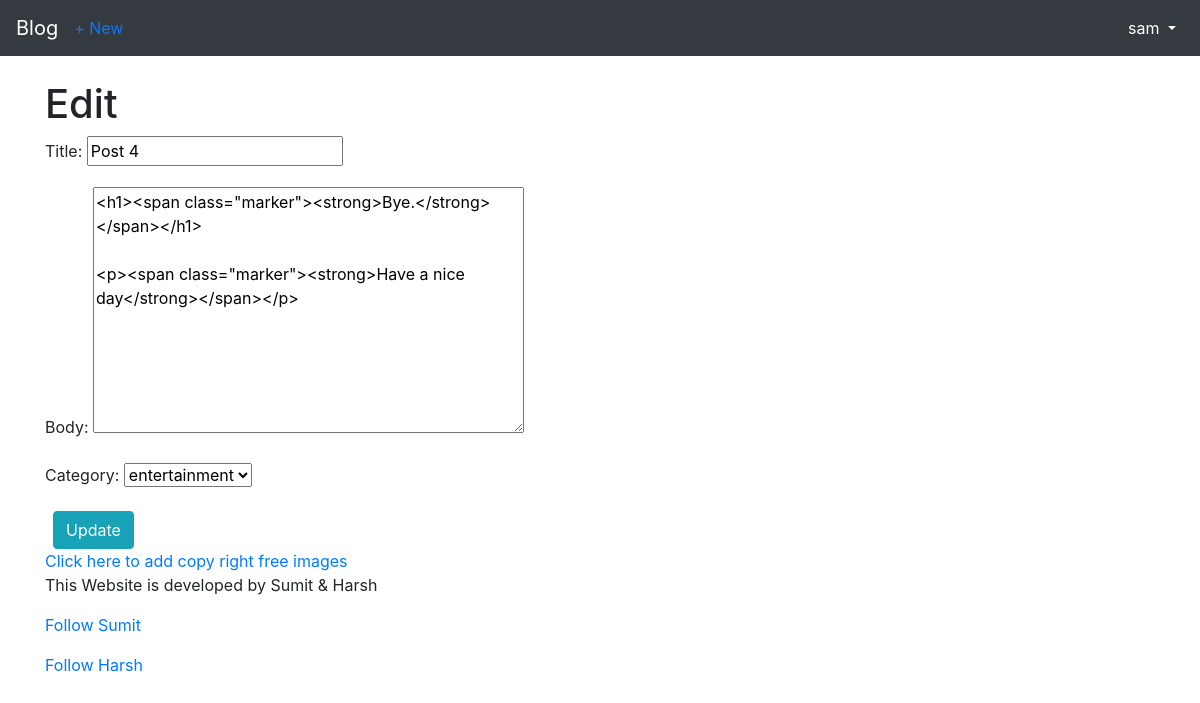
Page /articles/4/edit/ (signed in) on the committed database.
### users/models.py (models this page shows)
class CustomUser(AbstractUser):
    age = models.PositiveIntegerField(null = True,blank = True)

### articles/models.py (models this page shows, shortened)
class Article(models.Model):
    title = models.CharField(max_length=255)
    body = RichTextField(blank = True, null =True)
    date = models.DateTimeField(auto_now_add = True)
    author = models.ForeignKey(get_user_model(),on_delete=models.CASCADE,)
    likes = models.ManyToManyField(get_user_model(), related_name='article_articles')
    category = models.ForeignKey(Category, on_delete=models.CASCADE)

### articles/views.py (the view)
# urls.py: path('<int:pk>/edit/',ArticleUpdateView.as_view(),name = 'article_edit'),
class ArticleUpdateView(LoginRequiredMixin,UpdateView):
    model = Article
    fields = ('title','body','category',)
    template_name = 'article_edit.html'
    login_url = 'login'
    def dispatch(self, request, *args, **kwargs): # new
        obj = self.get_object()
        if obj.author != self.request.user:
            raise PermissionDenied
        return super().dispatch(request, *args, **kwargs)

### articles/models.py (called while the page is built)
    def __str__(self):
        return self.name

### templates/article_edit.html (shortened to what this page needs)
{% extends 'base.html' %}
{% block content %}
    <h1>Edit</h1>
    <form action="" method="post">
        {{ form.as_p }}
        <button class="btn btn-info ml-2" type="submit">Update</button>
    </form>
<a href="https://free-stock-images-182fb.web.app/">Click here to add copy right free images</a>
{% endblock content %}

### templates/base.html (shortened to what this page needs)
<!DOCTYPE html>
<html>
    <head>
        <link rel="stylesheet" href="https://stackpath.bootstrapcdn.com/bootstrap/4.5.0/css/bootstrap.min.css">
    </head>
    <body>
        <nav class="navbar navbar-expand-md navbar-dark bg-dark mb- ">
            <a class="navbar-brand" href="{% url 'home' %}">Blog</a>
            {% if user.is_authenticated %}
                <ul class="navbar-nav mr-auto">
                    <li class="nav-item"><a href="{% url 'article_new' %}">+ New</a></li>
                </ul>
            {% endif %}
            <div class="collapse navbar-collapse" id="navbarCollapse">
                {% if user.is_authenticated %}
                   <ul class="navbar-nav ml-auto">
                        <li class="nav-item active  ">
                            <a class="nav-link dropdown-toggle" href="#" id="userMenu"
                                data-toggle="dropdown" aria-haspopup="true"
                                aria-expanded="false">
                                {{ user.username }}
                            </a>
                            </li>
                            </ul>
                        {% endif %}
                    </div>
            </nav>
            <br />
        <div class="container">
        {% block content %}
        {% endblock content %}
        </div>
        <div>
            <footer class="container">
                <p>This Website is developed by Sumit & Harsh</p>
                <p><a href="https://github.com/Sumit112192" target="_blank">Follow Sumit</a></p>
                <p><a href="https://github.com/harsh16coder" target="_blank">Follow Harsh</a></p>
            </footer>
        </div>
    </body>
</html>

### rows in the picture
CustomUser: username "sam"
Article: title "Post 4", body "<h1><span class=\"marker\"><strong>Bye.</strong></span></h1> <p><span class=\"marker\"><strong>Have a nice day</strong></span></p>", category "entertainment"
